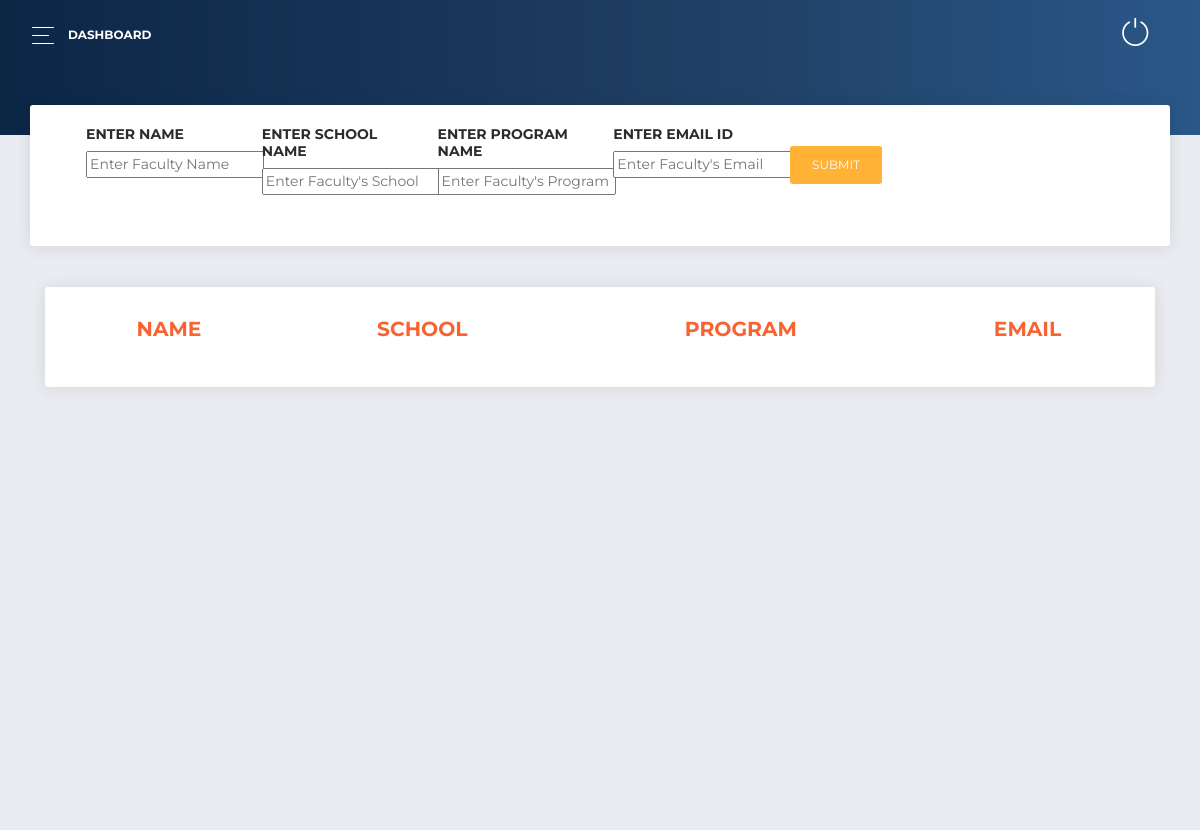
Before: /university/adminpanel/information/ with the older database file.
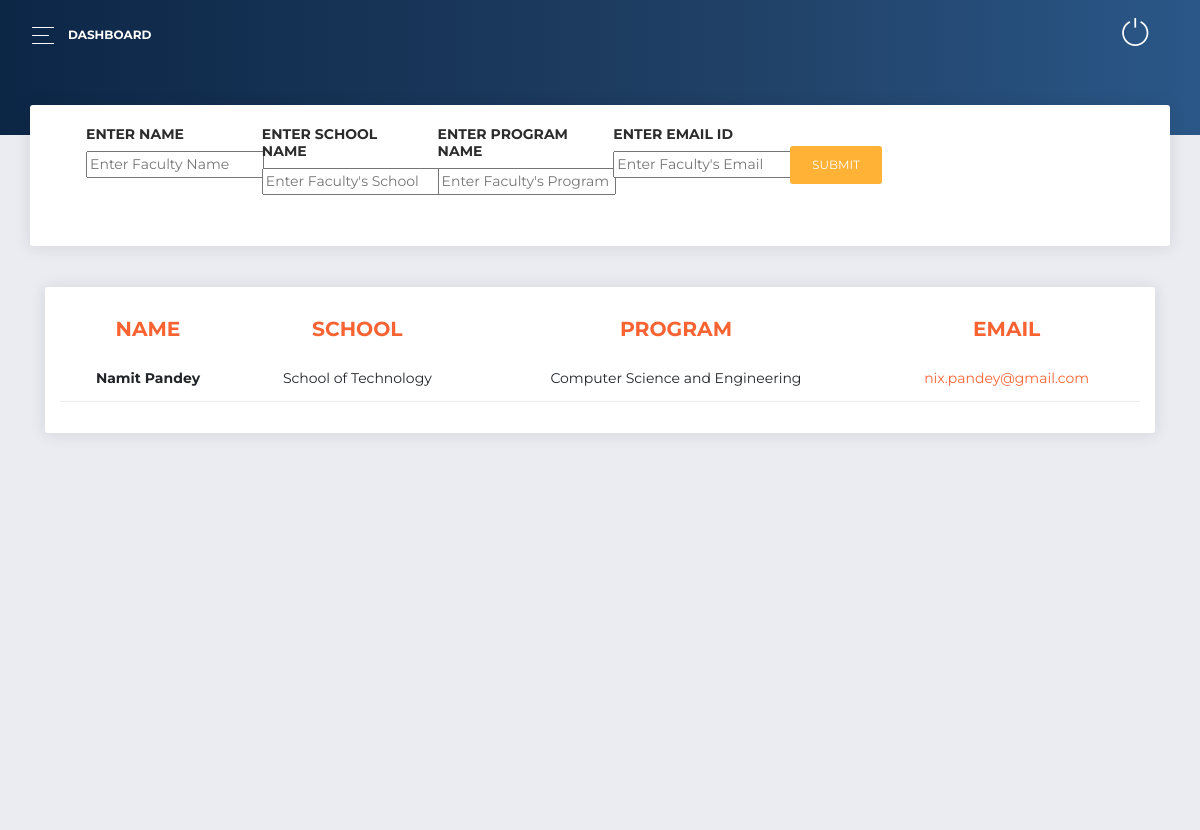
After: the same page with the newer database file.
### ROOT/ADMINPANEL/models.py (models this page shows, shortened)
class Department_Information(models.Model):
    NAME = models.CharField(max_length=254, blank=False)
    SCHOOL_NAME = models.CharField(max_length=254, blank=False)
    PROGRAM_NAME = models.CharField(max_length=254, blank=False)
    EMAIL_ID = models.EmailField(max_length=254, blank=False)

### ROOT/ADMINPANEL/views.py (the view)
# urls.py: path("information/", views.get_dept_information, name='information'),
def get_dept_information(request):
    pageDictKey = 'department'
    department_info = Department_Information.objects.all().order_by('-id')
    form = Information()
    context = {
    'department_table': department_info,
    "pageDictKey":pageDictKey,
    'form':form,
    "resultStat":get_result_status(),
    }
    if request.method == 'POST':
        form = Information(request.POST)
        if form.is_valid():
            save_it = form.save(commit=False)
            save_it.save()
    return render(request, ADMIN_PAGE_MAPPER.pageDict[pageDictKey], context)

### ROOT/ADMINPANEL/forms.py
class Information(forms.ModelForm):
    class Meta:
        model = Department_Information
        fields = ['NAME', 'SCHOOL_NAME', 'PROGRAM_NAME', 'EMAIL_ID']
        widgets = {
            'NAME':forms.TextInput(attrs={'placeholder': "Enter Faculty Name",
                                    'class':'textinputclass', 'required': True,
                                    }
                                    ),
            'SCHOOL_NAME':forms.TextInput(attrs={'placeholder': "Enter Faculty's School",
                                    'class':'textinputclass', 'required': True,
                                    }
                                    ),
            'PROGRAM_NAME':forms.TextInput(attrs={'placeholder': "Enter Faculty's Program",
                                    'class':'textinputclass', 'required': True,
                                    }
                                    ),
            'EMAIL_ID':forms.EmailInput(attrs={'placeholder': "Enter Faculty's Email",
                                    'class':'textinputclass', 'type':'email','required': True,
                                    }
                                    ),
        }

### ROOT/ADMINPANEL/views.py (called while the page is built)
def get_result_status():
    try:
        resultStat = int(list(Declare_Result.objects.values_list("RESULT_STATUS", flat=True))[0])
    except:
        return 0
    return resultStat

### ROOT/MCQ/templatetags/my_filter.py (called while the page is built)
@register.filter(name='replace')
@stringfilter
def replace_var(value):
    return value.replace("_", ' ')

### ROOT/templates/ADMIN_PANEL/department_information.html (shortened to what this page needs)
{% extends 'BASE_FILES/BaseAdmin.html' %}
{% load static %}
{% load my_filter %}
{% block adminContent %}
<div class="content">
  <div class="row">
    <div class="col-lg-12">
      <div class="card card-tasks">
        <div class="card-body ">
          <form class="mt-3 row responsive" action="{% url 'ADMINPANEL:information'%}" method="POST" style="margin-left: 1%; width: 95%;">
            <div class="col-md-2" style="max-height:100px; height:100px;">
              <div class="dropdown" style="margin-left:15px; margin-top:-10px;">
                <h6>ENTER NAME</h6>
                <div class="form-group" >
                  {{form.NAME}}
                </div>
              </div>
            </div>
            <div class="col-md-2" style="max-height:100px; height:100px;">
              <div class="dropdown" style="margin-left:15px; margin-top:-10px;">
                <h6>ENTER SCHOOL NAME</h6>
                <div class="form-group" >
                  {{form.SCHOOL_NAME}}
                </div>
              </div>
            </div>
            <div class="col-md-2" style="max-height:100px; height:100px;">
              <div class="dropdown" style="margin-left:15px; margin-top:-10px;">
                <h6>ENTER PROGRAM NAME</h6>
                <div class="form-group" >
                  {{form.PROGRAM_NAME}}
                </div>
              </div>
            </div>
            <div class="col-md-2" style="max-height:100px; height:100px;">
              <div class="dropdown" style="margin-left:15px; margin-top:-10px;">
                <h6>ENTER EMAIL ID</h6>
                <div class="form-group" >
                  {{form.EMAIL_ID}}
                </div>
              </div>
            </div>
            <div class="col-md-2" style="max-height:100px; height:100px;">
              <div class="dropdown" style="margin-left:15px;">
                <div class="form-group" >
                  <button class="btn btn-warning" type="submit" name="button">SUBMIT</button>
                </div>
              </div>
            </div>
          </form>
        </div>
      </div>
    </div>
  </div>
  <br>
      <div class="col-md-12">
        <div class="card card-chart">
          <div class="card-header ">
            <div class="row">
              <div class="col-sm-12">
                <div class="table-responsive">
                  <table class="table">
                    <thead class="text-primary">
                      <th style="font-weight:700;">
                        NAME
                      </th>
                      <th style="font-weight:700;">
                        SCHOOL
                      </th>
                      <th style="font-weight:700;">
                        PROGRAM
                      </th>
                      <th style="font-weight:700;">
                        EMAIL
                      </th>
                    </thead>
                    <tbody>
                      {% for data in department_table %}
                        <tr>
                          <td style="font-weight:700;">
                            {{data.NAME}}
                          </td>
                          <td>
                            {{data.SCHOOL_NAME}}
                          </td>
                          <td>
                            {{data.PROGRAM_NAME}}
                          </td>
                          <td>
                            <a href="mailto:{{data.EMAIL_ID}}@gsfcuniversity.ac.in">{{data.EMAIL_ID}}</a>
                          </td>
                        </tr>
                      {% endfor %}
                    </tbody>
                  </table>
                </div>
              </div>
            </div>
            <br>
          </div>
        </div>
      </div>
</div>
{% endblock %}

### ROOT/templates/BASE_FILES/BaseAdmin.html (shortened to what this page needs)
<!DOCTYPE html>
{% load static %}
<html lang="en">
<head>
  <link rel="stylesheet" href="https://use.fontawesome.com/releases/v5.7.1/css/all.css">
  <link href="{% static 'adminDash/css/bootstrap.min.css' %}" rel="stylesheet" />
  <link href="{% static 'adminDash/css/now-ui-dashboard.css' %}" rel="stylesheet" />
  <link href="{% static 'adminDash/demo/demo.css' %}" rel="stylesheet" />
</head>
<body class="">
  <div class="wrapper ">
    <div class="main-panel" id="main-panel">
      <nav class="navbar navbar-expand-lg navbar-transparent  bg-primary  navbar-absolute">
        <div class="container-fluid">
          <div class="navbar-wrapper">
            <div class="navbar-toggle">
              <button type="button" class="navbar-toggler">
                <span class="navbar-toggler-bar bar1"></span>
                <span class="navbar-toggler-bar bar2"></span>
                <span class="navbar-toggler-bar bar3"></span>
              </button>
            </div>
            <a class="navbar-brand" href="{% url 'ADMINPANEL:admin_home' %}"><strong>Dashboard</strong></a>
          </div>
          <div class="collapse navbar-collapse justify-content-end" id="navigation">
            <a class="nav-link" href="{% url 'MCQ:logout' %}" id="navbarDropdownMenuLink">
              <i class="now-ui-icons media-1_button-power" style="font-size:28px;"></i>
            </a>
          </div>
        </div>
      </nav>
      <div class="panel-header panel-header-sm">
      </div>
      {% block adminContent %}
      {% endblock %}
      <footer class="footer">
      </footer>
    </div>
  </div>
</body>
</html>

### ROOT/templates/ADMIN_PANEL/department_information.html (style rules this page uses)
td, th { text-align:center; }

Changed rows visible on the page:
added Department_Information: NAME "Namit Pandey", SCHOOL_NAME "School of Technology", PROGRAM_NAME "Computer Science and Engineering", EMAIL_ID "nix.pandey@gmail.com"
